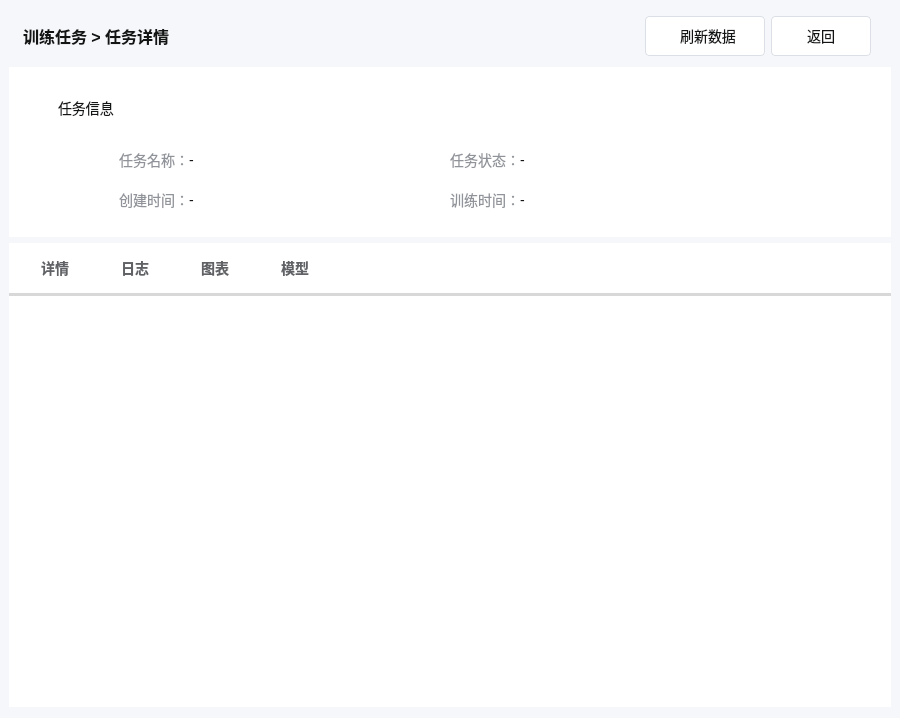
<?xml version="1.0" encoding="UTF-8"?>
<ui version="4.0">
 <class>FormModeTrainShow</class>
 <widget class="QWidget" name="FormModeTrainShow">
  <property name="geometry">
   <rect>
    <x>0</x>
    <y>0</y>
    <width>900</width>
    <height>718</height>
   </rect>
  </property>
  <property name="sizePolicy">
   <sizepolicy hsizetype="Expanding" vsizetype="Preferred">
    <horstretch>0</horstretch>
    <verstretch>0</verstretch>
   </sizepolicy>
  </property>
  <property name="minimumSize">
   <size>
    <width>900</width>
    <height>0</height>
   </size>
  </property>
  <property name="windowTitle">
   <string>Form</string>
  </property>
  <property name="styleSheet">
   <string notr="true">background: rgb(245,247,250);</string>
  </property>
  <layout class="QVBoxLayout" name="verticalLayout_2">
   <property name="leftMargin">
    <number>9</number>
   </property>
   <property name="rightMargin">
    <number>9</number>
   </property>
   <item>
    <layout class="QHBoxLayout" name="horizontalLayout_11">
     <property name="rightMargin">
      <number>20</number>
     </property>
     <item>
      <widget class="QLabel" name="label">
       <property name="sizePolicy">
        <sizepolicy hsizetype="Preferred" vsizetype="Fixed">
         <horstretch>0</horstretch>
         <verstretch>0</verstretch>
        </sizepolicy>
       </property>
       <property name="minimumSize">
        <size>
         <width>0</width>
         <height>50</height>
        </size>
       </property>
       <property name="maximumSize">
        <size>
         <width>16777215</width>
         <height>50</height>
        </size>
       </property>
       <property name="styleSheet">
        <string notr="true">opacity: 1;
font-size: 16px;
font-weight: bold;
line-height: 24px;
color: #131414;
background-image: url(:/res/image/right-arrow.png);
background-repeat: no-repeat;
background-position: left center;
text-align: left;
padding-left: 10px;</string>
       </property>
       <property name="text">
        <string>训练任务 &gt; 任务详情</string>
       </property>
       <property name="alignment">
        <set>Qt::AlignLeading|Qt::AlignLeft|Qt::AlignVCenter</set>
       </property>
      </widget>
     </item>
     <item>
      <spacer name="horizontalSpacer_7">
       <property name="orientation">
        <enum>Qt::Horizontal</enum>
       </property>
       <property name="sizeHint" stdset="0">
        <size>
         <width>40</width>
         <height>20</height>
        </size>
       </property>
      </spacer>
     </item>
     <item>
      <widget class="QPushButton" name="btnRefresh">
       <property name="minimumSize">
        <size>
         <width>120</width>
         <height>40</height>
        </size>
       </property>
       <property name="maximumSize">
        <size>
         <width>16777215</width>
         <height>40</height>
        </size>
       </property>
       <property name="styleSheet">
        <string notr="true">.QPushButton{
    border-radius: 4px;
    opacity: 1;
    background: #FFFFFF;
    border:1px solid #DCDFE6;
    font-size: 14px;
    font-weight: normal;
    line-height: 24px;
    color: #131414;
    padding-left:16px;
    padding-right:16px;
    background-image:url(:/res/image/refresh.png);
    background-repeat:no-repeat;
    background-position:left center;
    background-origin: content;
    padding-right: 10px;
}

.QPushButton:hover{
	border:1px solid #131414;
}</string>
       </property>
       <property name="text">
        <string>刷新数据</string>
       </property>
      </widget>
     </item>
     <item>
      <widget class="QPushButton" name="btnGoback">
       <property name="minimumSize">
        <size>
         <width>100</width>
         <height>40</height>
        </size>
       </property>
       <property name="maximumSize">
        <size>
         <width>16777215</width>
         <height>40</height>
        </size>
       </property>
       <property name="styleSheet">
        <string notr="true">.QPushButton{
    border-radius: 4px;
    opacity: 1;
    background: #FFFFFF;
    border:1px solid #DCDFE6;
    font-size: 14px;
    font-weight: normal;
    line-height: 24px;
    color: #131414;
    padding-left:16px;
    padding-right:16px;
}

.QPushButton:!enabled{
	color: #909399;
}

.QPushButton:hover{
	border:1px solid #131414;
}</string>
       </property>
       <property name="text">
        <string>返回</string>
       </property>
      </widget>
     </item>
    </layout>
   </item>
   <item>
    <widget class="QWidget" name="widgetParam" native="true">
     <property name="sizePolicy">
      <sizepolicy hsizetype="Expanding" vsizetype="Fixed">
       <horstretch>0</horstretch>
       <verstretch>0</verstretch>
      </sizepolicy>
     </property>
     <property name="minimumSize">
      <size>
       <width>0</width>
       <height>170</height>
      </size>
     </property>
     <property name="maximumSize">
      <size>
       <width>16777215</width>
       <height>170</height>
      </size>
     </property>
     <property name="styleSheet">
      <string notr="true">background-color: rgb(255, 255, 255);</string>
     </property>
     <layout class="QVBoxLayout" name="verticalLayout">
      <property name="spacing">
       <number>0</number>
      </property>
      <property name="leftMargin">
       <number>30</number>
      </property>
      <property name="rightMargin">
       <number>30</number>
      </property>
      <item>
       <layout class="QHBoxLayout" name="horizontalLayout_5">
        <property name="spacing">
         <number>0</number>
        </property>
        <item>
         <widget class="QLabel" name="label_2">
          <property name="sizePolicy">
           <sizepolicy hsizetype="Preferred" vsizetype="Fixed">
            <horstretch>0</horstretch>
            <verstretch>0</verstretch>
           </sizepolicy>
          </property>
          <property name="minimumSize">
           <size>
            <width>0</width>
            <height>50</height>
           </size>
          </property>
          <property name="maximumSize">
           <size>
            <width>16777215</width>
            <height>50</height>
           </size>
          </property>
          <property name="styleSheet">
           <string notr="true">opacity: 1;
font-size: 14px;
font-weight: normal;
line-height: 24px;
color: #131414;
background-image: url(:/res/image/info.png);
background-repeat: no-repeat;
background-position: left center;
text-align: left;
padding-left: 16px;</string>
          </property>
          <property name="text">
           <string>任务信息</string>
          </property>
         </widget>
        </item>
        <item>
         <spacer name="horizontalSpacer">
          <property name="orientation">
           <enum>Qt::Horizontal</enum>
          </property>
          <property name="sizeHint" stdset="0">
           <size>
            <width>40</width>
            <height>20</height>
           </size>
          </property>
         </spacer>
        </item>
       </layout>
      </item>
      <item>
       <layout class="QGridLayout" name="gridLayout" columnminimumwidth="0,0,0,0">
        <property name="leftMargin">
         <number>80</number>
        </property>
        <property name="rightMargin">
         <number>80</number>
        </property>
        <item row="0" column="0">
         <widget class="QLabel" name="label_3">
          <property name="sizePolicy">
           <sizepolicy hsizetype="Preferred" vsizetype="Fixed">
            <horstretch>0</horstretch>
            <verstretch>0</verstretch>
           </sizepolicy>
          </property>
          <property name="minimumSize">
           <size>
            <width>70</width>
            <height>40</height>
           </size>
          </property>
          <property name="maximumSize">
           <size>
            <width>16777215</width>
            <height>40</height>
           </size>
          </property>
          <property name="styleSheet">
           <string notr="true">font-weight: 400; 
font-size: 14px;
color: #909399 </string>
          </property>
          <property name="text">
           <string>任务名称：</string>
          </property>
          <property name="alignment">
           <set>Qt::AlignRight|Qt::AlignTrailing|Qt::AlignVCenter</set>
          </property>
         </widget>
        </item>
        <item row="0" column="1">
         <widget class="QLabel" name="labelTaskName">
          <property name="sizePolicy">
           <sizepolicy hsizetype="Expanding" vsizetype="Preferred">
            <horstretch>0</horstretch>
            <verstretch>0</verstretch>
           </sizepolicy>
          </property>
          <property name="minimumSize">
           <size>
            <width>250</width>
            <height>0</height>
           </size>
          </property>
          <property name="styleSheet">
           <string notr="true">.QLabel{
	opacity: 1;
	font-size: 14px;
	font-weight: normal;
	line-height: 24px;
	color: #131414;
	text-align: left;
}
.QLabel:!enabled{
	color: #ff7f7f;
}</string>
          </property>
          <property name="text">
           <string>-</string>
          </property>
         </widget>
        </item>
        <item row="0" column="2">
         <widget class="QLabel" name="label_5">
          <property name="sizePolicy">
           <sizepolicy hsizetype="Preferred" vsizetype="Fixed">
            <horstretch>0</horstretch>
            <verstretch>0</verstretch>
           </sizepolicy>
          </property>
          <property name="minimumSize">
           <size>
            <width>70</width>
            <height>40</height>
           </size>
          </property>
          <property name="maximumSize">
           <size>
            <width>16777215</width>
            <height>40</height>
           </size>
          </property>
          <property name="styleSheet">
           <string notr="true">font-weight: 400; 
font-size: 14px;
color: #909399 </string>
          </property>
          <property name="text">
           <string>任务状态：</string>
          </property>
          <property name="alignment">
           <set>Qt::AlignRight|Qt::AlignTrailing|Qt::AlignVCenter</set>
          </property>
         </widget>
        </item>
        <item row="0" column="3">
         <widget class="QLabel" name="labelTaskState">
          <property name="sizePolicy">
           <sizepolicy hsizetype="Expanding" vsizetype="Preferred">
            <horstretch>0</horstretch>
            <verstretch>0</verstretch>
           </sizepolicy>
          </property>
          <property name="minimumSize">
           <size>
            <width>250</width>
            <height>0</height>
           </size>
          </property>
          <property name="styleSheet">
           <string notr="true">.QLabel{
	opacity: 1;
	font-size: 14px;
	font-weight: normal;
	line-height: 24px;
	color: #131414;
	text-align: left;
}
.QLabel:!enabled{
	color: #ff7f7f;
}</string>
          </property>
          <property name="text">
           <string>-</string>
          </property>
         </widget>
        </item>
        <item row="1" column="0">
         <widget class="QLabel" name="label_4">
          <property name="sizePolicy">
           <sizepolicy hsizetype="Preferred" vsizetype="Fixed">
            <horstretch>0</horstretch>
            <verstretch>0</verstretch>
           </sizepolicy>
          </property>
          <property name="minimumSize">
           <size>
            <width>70</width>
            <height>40</height>
           </size>
          </property>
          <property name="maximumSize">
           <size>
            <width>16777215</width>
            <height>40</height>
           </size>
          </property>
          <property name="styleSheet">
           <string notr="true">font-weight: 400; 
font-size: 14px;
color: #909399 </string>
          </property>
          <property name="text">
           <string>创建时间：</string>
          </property>
          <property name="alignment">
           <set>Qt::AlignRight|Qt::AlignTrailing|Qt::AlignVCenter</set>
          </property>
         </widget>
        </item>
        <item row="1" column="1">
         <widget class="QLabel" name="labelCreateTime">
          <property name="sizePolicy">
           <sizepolicy hsizetype="Expanding" vsizetype="Preferred">
            <horstretch>0</horstretch>
            <verstretch>0</verstretch>
           </sizepolicy>
          </property>
          <property name="minimumSize">
           <size>
            <width>250</width>
            <height>0</height>
           </size>
          </property>
          <property name="styleSheet">
           <string notr="true">.QLabel{
	opacity: 1;
	font-size: 14px;
	font-weight: normal;
	line-height: 24px;
	color: #131414;
	text-align: left;
}
.QLabel:!enabled{
	color: #ff7f7f;
}</string>
          </property>
          <property name="text">
           <string>-</string>
          </property>
         </widget>
        </item>
        <item row="1" column="2">
         <widget class="QLabel" name="label_6">
          <property name="sizePolicy">
           <sizepolicy hsizetype="Preferred" vsizetype="Fixed">
            <horstretch>0</horstretch>
            <verstretch>0</verstretch>
           </sizepolicy>
          </property>
          <property name="minimumSize">
           <size>
            <width>70</width>
            <height>40</height>
           </size>
          </property>
          <property name="maximumSize">
           <size>
            <width>16777215</width>
            <height>40</height>
           </size>
          </property>
          <property name="styleSheet">
           <string notr="true">font-weight: 400; 
font-size: 14px;
color: #909399 </string>
          </property>
          <property name="text">
           <string>训练时间：</string>
          </property>
          <property name="alignment">
           <set>Qt::AlignRight|Qt::AlignTrailing|Qt::AlignVCenter</set>
          </property>
         </widget>
        </item>
        <item row="1" column="3">
         <widget class="QLabel" name="labelTrainTime">
          <property name="sizePolicy">
           <sizepolicy hsizetype="Expanding" vsizetype="Preferred">
            <horstretch>0</horstretch>
            <verstretch>0</verstretch>
           </sizepolicy>
          </property>
          <property name="minimumSize">
           <size>
            <width>250</width>
            <height>0</height>
           </size>
          </property>
          <property name="styleSheet">
           <string notr="true">.QLabel{
	opacity: 1;
	font-size: 14px;
	font-weight: normal;
	line-height: 24px;
	color: #131414;
	text-align: left;
}
.QLabel:!enabled{
	color: #ff7f7f;
}</string>
          </property>
          <property name="text">
           <string>-</string>
          </property>
         </widget>
        </item>
       </layout>
      </item>
     </layout>
    </widget>
   </item>
   <item>
    <widget class="QWidget" name="widget_2" native="true">
     <property name="sizePolicy">
      <sizepolicy hsizetype="Expanding" vsizetype="Expanding">
       <horstretch>0</horstretch>
       <verstretch>0</verstretch>
      </sizepolicy>
     </property>
     <property name="minimumSize">
      <size>
       <width>0</width>
       <height>400</height>
      </size>
     </property>
     <property name="maximumSize">
      <size>
       <width>16777215</width>
       <height>16777215</height>
      </size>
     </property>
     <property name="styleSheet">
      <string notr="true">background-color: rgb(255, 255, 255);</string>
     </property>
     <layout class="QVBoxLayout" name="verticalLayout_3">
      <property name="spacing">
       <number>0</number>
      </property>
      <property name="leftMargin">
       <number>0</number>
      </property>
      <property name="topMargin">
       <number>0</number>
      </property>
      <property name="rightMargin">
       <number>0</number>
      </property>
      <property name="bottomMargin">
       <number>0</number>
      </property>
      <item>
       <layout class="QHBoxLayout" name="horizontalLayout">
        <property name="leftMargin">
         <number>6</number>
        </property>
        <property name="rightMargin">
         <number>6</number>
        </property>
        <item>
         <widget class="QPushButton" name="btnDetail">
          <property name="sizePolicy">
           <sizepolicy hsizetype="Preferred" vsizetype="Fixed">
            <horstretch>0</horstretch>
            <verstretch>0</verstretch>
           </sizepolicy>
          </property>
          <property name="minimumSize">
           <size>
            <width>80</width>
            <height>50</height>
           </size>
          </property>
          <property name="maximumSize">
           <size>
            <width>16777215</width>
            <height>50</height>
           </size>
          </property>
          <property name="styleSheet">
           <string notr="true">.QPushButton{
	opacity: 1;
	font-size: 14px;
	font-weight: bold;
	line-height: 24px;
	border:none;
	background: #FFF;
	color: #606266;
}

.QPushButton:disabled{
	background: #FFF;
	color: #0047BB;
	border-bottom: 2px solid #CCDAF1;
}</string>
          </property>
          <property name="text">
           <string>详情</string>
          </property>
         </widget>
        </item>
        <item>
         <widget class="QPushButton" name="btnLog">
          <property name="sizePolicy">
           <sizepolicy hsizetype="Preferred" vsizetype="Fixed">
            <horstretch>0</horstretch>
            <verstretch>0</verstretch>
           </sizepolicy>
          </property>
          <property name="minimumSize">
           <size>
            <width>80</width>
            <height>50</height>
           </size>
          </property>
          <property name="maximumSize">
           <size>
            <width>16777215</width>
            <height>50</height>
           </size>
          </property>
          <property name="styleSheet">
           <string notr="true">.QPushButton{
	opacity: 1;
	font-size: 14px;
	font-weight: bold;
	line-height: 24px;
	border:none;
	background: #FFF;
	color: #606266;
}

.QPushButton:disabled{
	background: #FFF;
	color: #0047BB;
	border-bottom: 2px solid #CCDAF1;
}</string>
          </property>
          <property name="text">
           <string>日志</string>
          </property>
         </widget>
        </item>
        <item>
         <widget class="QPushButton" name="btnGraphic">
          <property name="sizePolicy">
           <sizepolicy hsizetype="Preferred" vsizetype="Fixed">
            <horstretch>0</horstretch>
            <verstretch>0</verstretch>
           </sizepolicy>
          </property>
          <property name="minimumSize">
           <size>
            <width>80</width>
            <height>50</height>
           </size>
          </property>
          <property name="maximumSize">
           <size>
            <width>16777215</width>
            <height>50</height>
           </size>
          </property>
          <property name="styleSheet">
           <string notr="true">.QPushButton{
	opacity: 1;
	font-size: 14px;
	font-weight: bold;
	line-height: 24px;
	border:none;
	background: #FFF;
	color: #606266;
}

.QPushButton:disabled{
	background: #FFF;
	color: #0047BB;
	border-bottom: 2px solid #CCDAF1;
}</string>
          </property>
          <property name="text">
           <string>图表</string>
          </property>
         </widget>
        </item>
        <item>
         <widget class="QPushButton" name="btnMode">
          <property name="sizePolicy">
           <sizepolicy hsizetype="Preferred" vsizetype="Fixed">
            <horstretch>0</horstretch>
            <verstretch>0</verstretch>
           </sizepolicy>
          </property>
          <property name="minimumSize">
           <size>
            <width>80</width>
            <height>50</height>
           </size>
          </property>
          <property name="maximumSize">
           <size>
            <width>16777215</width>
            <height>50</height>
           </size>
          </property>
          <property name="styleSheet">
           <string notr="true">.QPushButton{
	opacity: 1;
	font-size: 14px;
	font-weight: bold;
	line-height: 24px;
	border:none;
	background: #FFF;
	color: #606266;
}

.QPushButton:disabled{
	background: #FFF;
	color: #0047BB;
	border-bottom: 2px solid #CCDAF1;
}</string>
          </property>
          <property name="text">
           <string>模型</string>
          </property>
         </widget>
        </item>
        <item>
         <spacer name="horizontalSpacer_2">
          <property name="orientation">
           <enum>Qt::Horizontal</enum>
          </property>
          <property name="sizeHint" stdset="0">
           <size>
            <width>40</width>
            <height>20</height>
           </size>
          </property>
         </spacer>
        </item>
       </layout>
      </item>
      <item>
       <widget class="Line" name="line">
        <property name="sizePolicy">
         <sizepolicy hsizetype="Expanding" vsizetype="Fixed">
          <horstretch>0</horstretch>
          <verstretch>0</verstretch>
         </sizepolicy>
        </property>
        <property name="styleSheet">
         <string notr="true">background-color: #D8D8D8;
border:none;</string>
        </property>
        <property name="orientation">
         <enum>Qt::Horizontal</enum>
        </property>
       </widget>
      </item>
      <item>
       <widget class="QStackedWidget" name="stackedWidget">
        <widget class="FormModeTrainDetail" name="pageDetail"/>
        <widget class="FormModeTrainLog" name="pageLog"/>
        <widget class="FormModeTrainGraphic" name="pageGraphic"/>
        <widget class="FormModeTrainMode" name="pageMode"/>
       </widget>
      </item>
     </layout>
    </widget>
   </item>
  </layout>
 </widget>
 <customwidgets>
  <customwidget>
   <class>FormModeTrainDetail</class>
   <extends>QWidget</extends>
   <header>ModeTrainWidget/FormModeTrainDetail.h</header>
   <container>1</container>
  </customwidget>
  <customwidget>
   <class>FormModeTrainLog</class>
   <extends>QWidget</extends>
   <header>ModeTrainWidget/FormModeTrainLog.h</header>
   <container>1</container>
  </customwidget>
  <customwidget>
   <class>FormModeTrainGraphic</class>
   <extends>QWidget</extends>
   <header>ModeTrainWidget/FormModeTrainGraphic.h</header>
   <container>1</container>
  </customwidget>
  <customwidget>
   <class>FormModeTrainMode</class>
   <extends>QWidget</extends>
   <header>ModeTrainWidget/FormModeTrainMode.h</header>
   <container>1</container>
  </customwidget>
 </customwidgets>
 <resources/>
 <connections/>
</ui>
